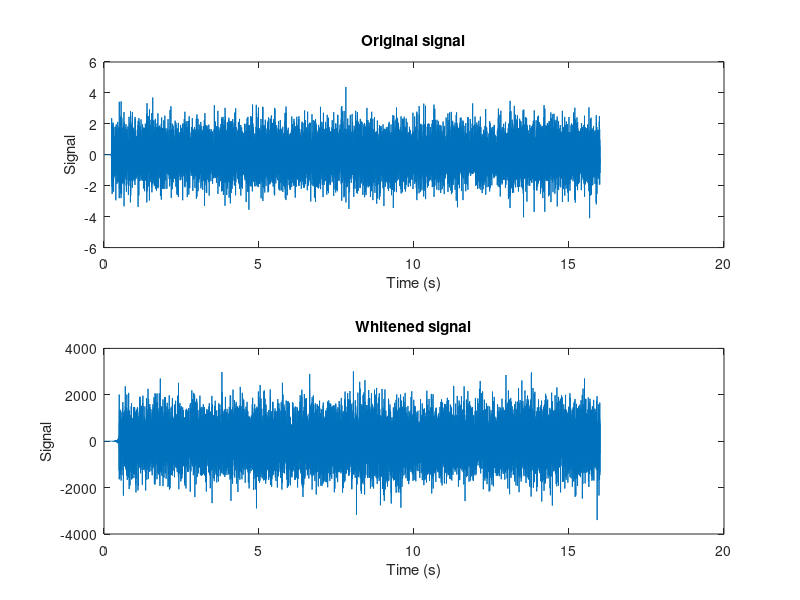

This figure's MATLAB source: (Note: this script raises an error after producing the figure.)
% Demo of the white noise filter

% Read data
data = load('testData.txt');
% assign 1st column to timeVec and 2nd coulmn to the signalVec variables
timeVec = data(:,1);
signalVec = data(:,2);

% find number of samples and sample frequency of the dataset
nSamples = length(timeVec);
sampFreq = (nSamples-1)/max(timeVec);

% estimate the noise PSD for the first 5 s of the data
t = 0:1/sampFreq:5;
[pxx,f]=pwelch(signalVec(1:length(t)), 512,[],[],sampFreq);

% Design whitening filter 
fltrOrdr = 500;
freqVec = f;
%b = fir2(fltrOrdr,freqVec/(sampFreq/2),pxx/6);
b = fir2(fltrOrdr,freqVec/(sampFreq/2),1./sqrt(pxx));

% pass data through the designed filter
outData = sqrt(sampFreq)*fftfilt(b,signalVec);

% Plot time series of Original and Whitened data
figure;
subplot(2,1,1);
plot(timeVec,signalVec);
title("Original signal")
xlabel('Time (s)');
ylabel('Signal');

subplot(2,1,2);
plot(timeVec,outData);
title("Whitened signal")
xlabel('Time (s)');
ylabel('Signal');

%Plot the spectrogram of Original and Whitened data
winLen = 0.8;%sec
ovrlp = 0.5;%sec
winLenSmpls = floor(winLen*sampFreq);
ovrlpSmpls = floor(ovrlp*sampFreq);
[S,F,T]=spectrogram(signalVec,winLenSmpls,ovrlpSmpls,[],sampFreq);
figure;
imagesc(T,F,abs(S)); axis xy;
title('Spectrogram of the signal')
xlabel('Time (sec)');
ylabel('Frequency (Hz)');

[S,F,T]=spectrogram(outData,winLenSmpls,ovrlpSmpls,[],sampFreq);
figure;
imagesc(T,F,abs(S)); axis xy;
title('Spectrogram of whitened signal')
xlabel('Time (sec)');
ylabel('Frequency (Hz)');